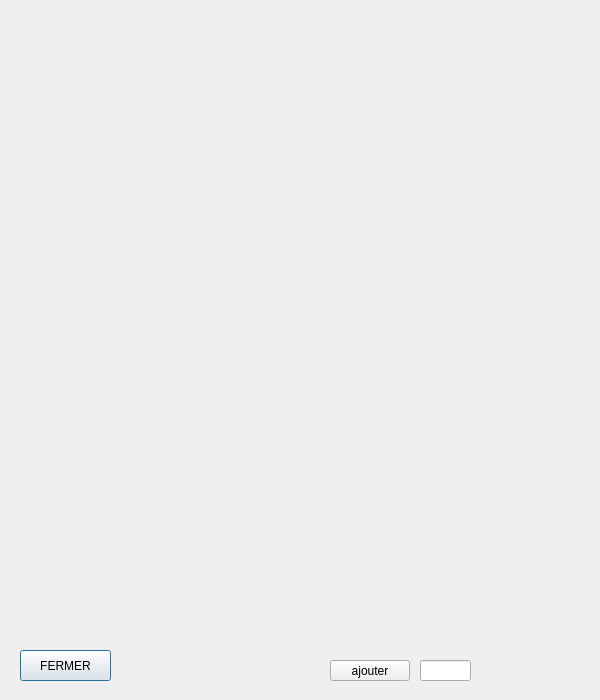
<?xml version="1.0" encoding="UTF-8"?>
<ui version="4.0">
 <class>arbre</class>
 <widget class="QDialog" name="arbre">
  <property name="geometry">
   <rect>
    <x>0</x>
    <y>0</y>
    <width>600</width>
    <height>700</height>
   </rect>
  </property>
  <property name="windowTitle">
   <string>Dialog</string>
  </property>
  <widget class="QPushButton" name="pushButton">
   <property name="geometry">
    <rect>
     <x>20</x>
     <y>650</y>
     <width>91</width>
     <height>31</height>
    </rect>
   </property>
   <property name="text">
    <string>FERMER</string>
   </property>
  </widget>
  <widget class="QPushButton" name="pushButton_2">
   <property name="geometry">
    <rect>
     <x>330</x>
     <y>660</y>
     <width>80</width>
     <height>21</height>
    </rect>
   </property>
   <property name="text">
    <string>ajouter</string>
   </property>
  </widget>
  <widget class="QLineEdit" name="lineEdit">
   <property name="geometry">
    <rect>
     <x>420</x>
     <y>660</y>
     <width>51</width>
     <height>21</height>
    </rect>
   </property>
  </widget>
 </widget>
 <resources/>
 <connections/>
</ui>
